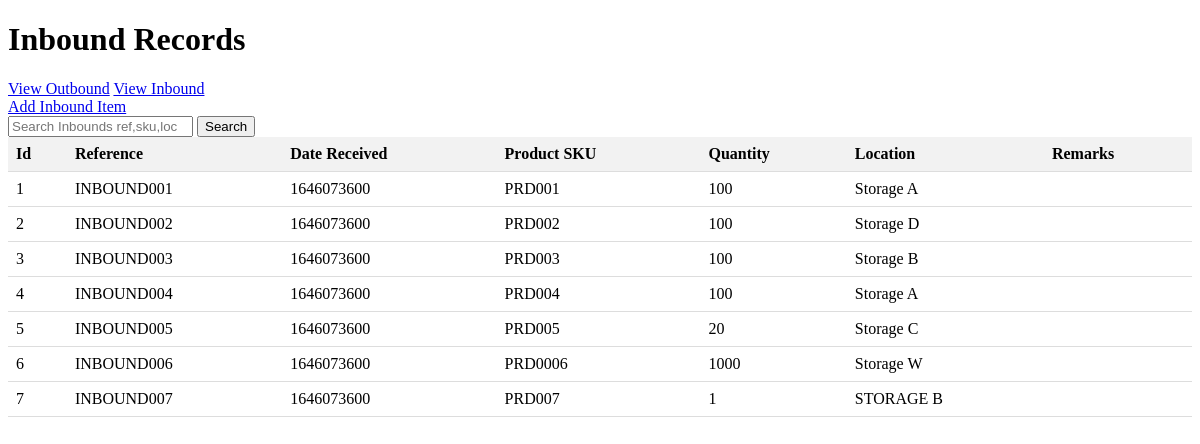
The page / on the database its author committed.
### inbound/models.py (models this page shows, shortened)
class Inbound(models.Model):
    id= models.IntegerField(primary_key=True)
    reference = models.CharField(max_length=255, unique=True)
    date_received = models.IntegerField()
    product_sku = models.CharField(max_length=100)
    quantity = models.IntegerField()
    location = models.CharField(max_length=100)
    remarks = models.TextField(blank=True)

### inbound/views.py (the view)
# urls.py: path('', views.inbound_list, name='inbound_list'),
def inbound_list(request):
    search_query = request.GET.get('search', '')
    if search_query:
        inbound_records = Inbound.objects.filter(
            Q(reference__icontains=search_query) |
            Q(product_sku__icontains=search_query) |
            Q(location__icontains=search_query)
        )
    else:
        inbound_records = Inbound.objects.all()
    return render(request, 'inbound/inbound_list.html', {'inbound_records': inbound_records})

### inbound/templates/inbound/inbound_list.html (shortened to what this page needs)
{% load static %}
<!DOCTYPE html>
<html lang="en">
<head>
</head>
<body>
    <h1>Inbound Records</h1>
    <a href="{% url 'outbound_list' %}" class="btn btn-primary">View Outbound</a>
    <a href="{% url 'inbound_list' %}" class="btn btn-primary">View Inbound<br></a>
    <a href="{% url 'add_inbound_item' %}">Add Inbound Item<br></a>
    <form method="get" action="">
        <input type="text" name="search" placeholder="Search Inbounds ref,sku,loc" value="{{ request.GET.search }}">
        <button type="submit">Search</button>
    </form>
    {% if inbound_records %}
        <table>
            <thead>
                <tr>
                    <th>Id</th>
                    <th>Reference</th>
                    <th>Date Received</th>
                    <th>Product SKU</th>
                    <th>Quantity</th>
                    <th>Location</th>
                    <th>Remarks</th>
                </tr>
            </thead>
            <tbody>
                {% for record in inbound_records %}
                    <tr>
                        <td>{{ record.id }}</td>
                        <td>{{ record.reference }}</td>
                        <td>{{ record.date_received }}</td>
                        <td>{{ record.product_sku }}</td>
                        <td>{{ record.quantity }}</td>
                        <td>{{ record.location }}</td>
                        <td>{{ record.remarks }}</td>
                    </tr>
                {% endfor %}
            </tbody>
        </table>
    {% else %}
        <p>No inbound records found.</p>
    {% endif %}
</body>
</html>

### inbound/templates/inbound/inbound_list.html (style rules this page uses)
table { width: 100%; border-collapse: collapse; }
th, td { padding: 8px; text-align: left; border-bottom: 1px solid #ddd; }
th { background-color: #f2f2f2; }

### rows shown on the page
Inbound: id "1", reference "INBOUND001", date_received "1646073600", product_sku "PRD001", quantity "100", location "Storage A"
Inbound: id "2", reference "INBOUND002", date_received "1646073600", product_sku "PRD002", quantity "100", location "Storage D"
Inbound: id "3", reference "INBOUND003", date_received "1646073600", product_sku "PRD003", quantity "100", location "Storage B"
Inbound: id "4", reference "INBOUND004", date_received "1646073600", product_sku "PRD004", quantity "100", location "Storage A"
Inbound: id "5", reference "INBOUND005", date_received "1646073600", product_sku "PRD005", quantity "20", location "Storage C"
Inbound: id "6", reference "INBOUND006", date_received "1646073600", product_sku "PRD0006", quantity "1000", location "Storage W"
Inbound: id "7", reference "INBOUND007", date_received "1646073600", product_sku "PRD007", quantity "1", location "STORAGE B"
